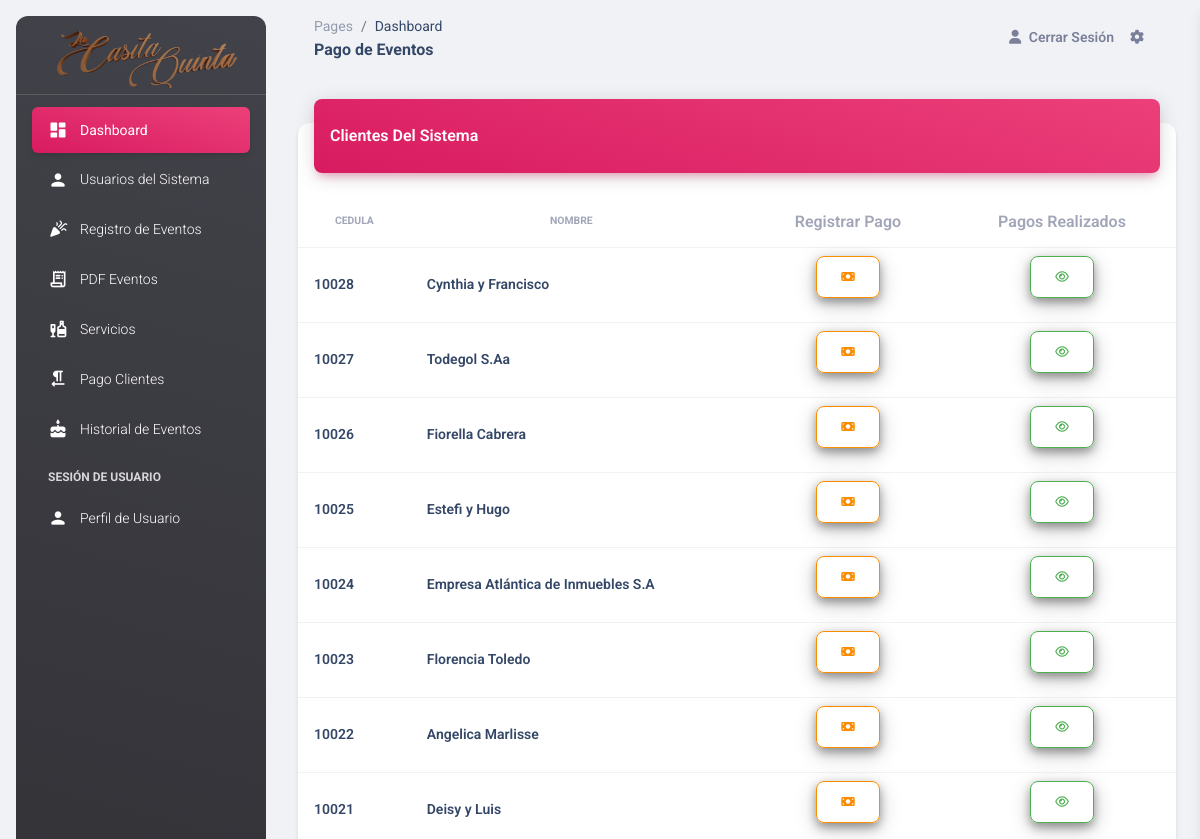
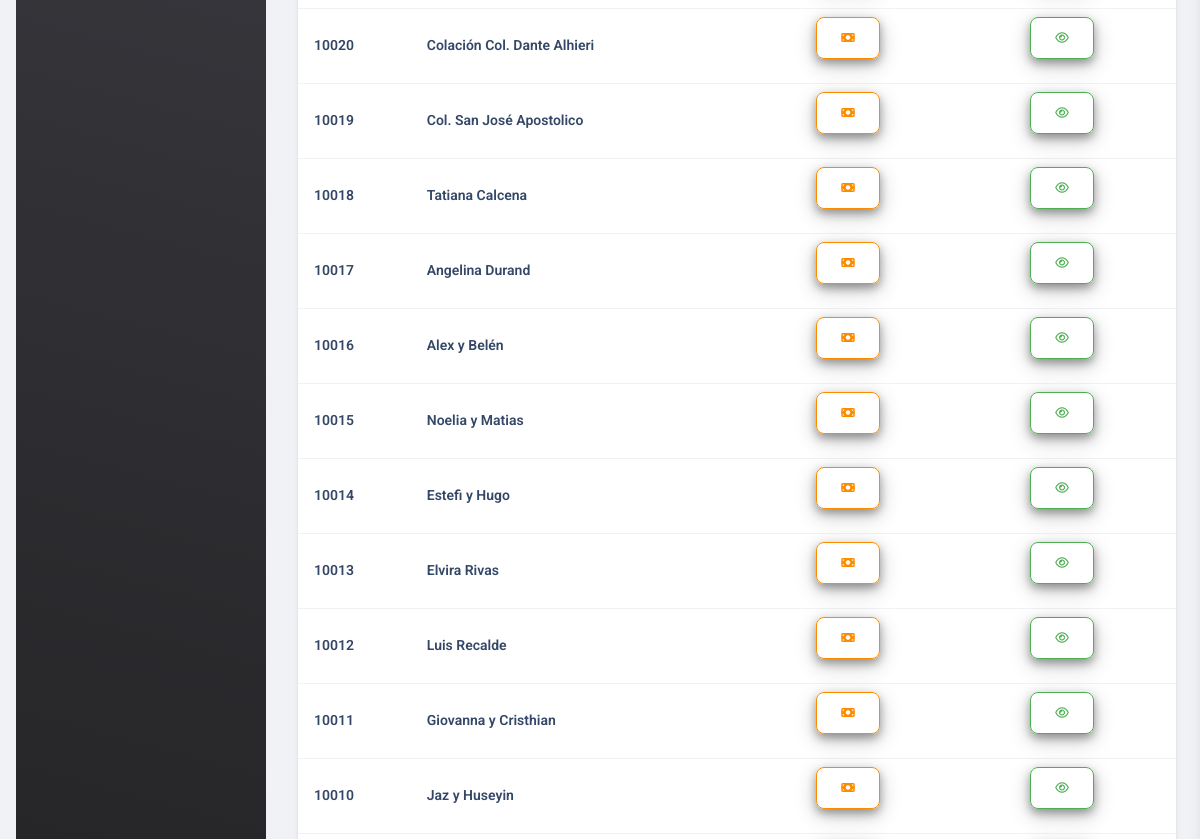
/Templates/pagoClientes.php (signed in, upper part), run on an earlier commit of the app's database (2 pictures, top to bottom).
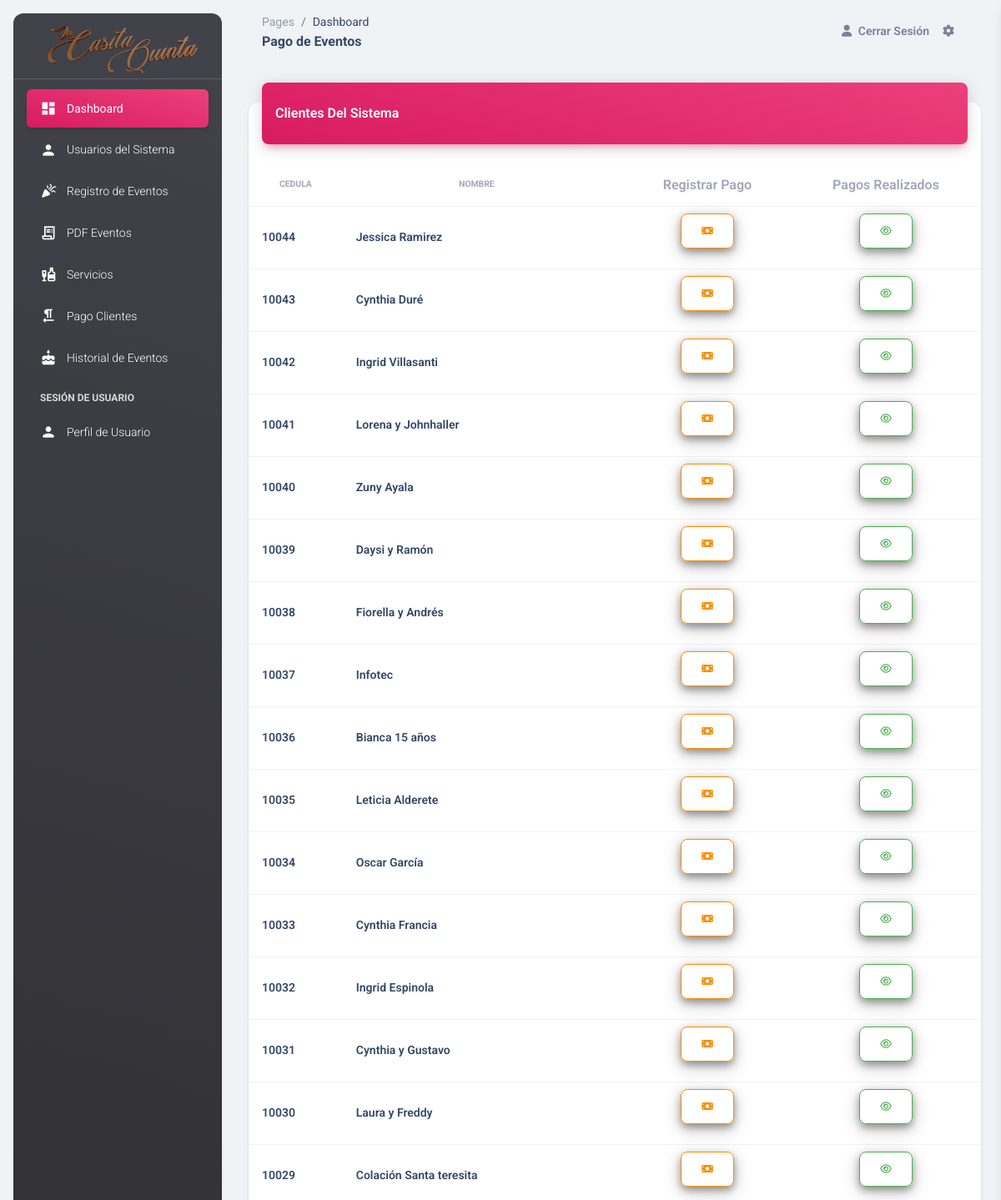
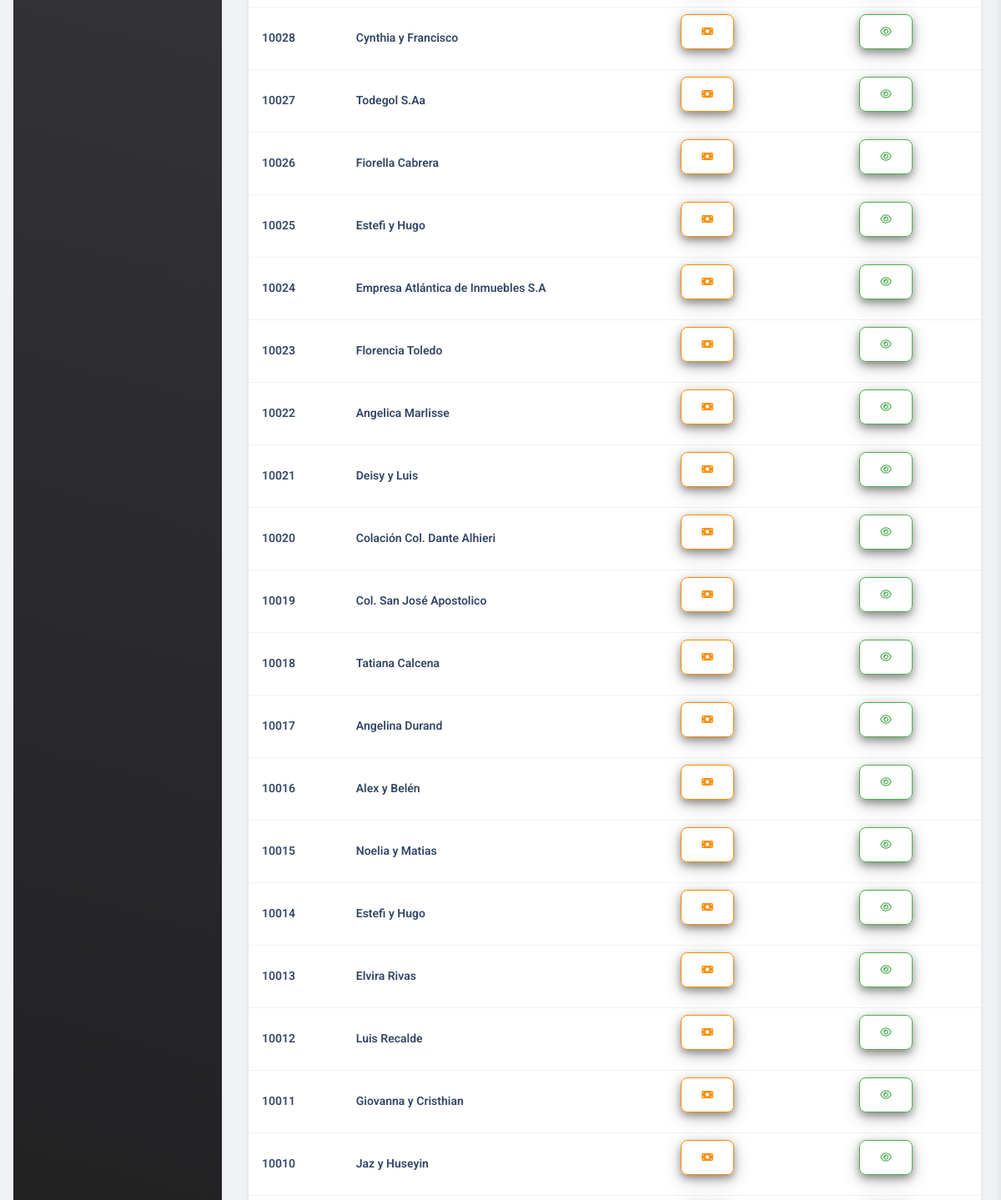
And on a later commit of the database (2 pictures, top to bottom).
### tables this page shows
CREATE TABLE `users` (
  `id` int(11) NOT NULL,
  `cedula` int(11) DEFAULT NULL,
  `nombre` varchar(50) NOT NULL,
  `usuario` varchar(20) DEFAULT NULL,
  `pass` varchar(250) DEFAULT NULL,
  `rol` int(11) NOT NULL,
  `created_at` timestamp NOT NULL DEFAULT current_timestamp(),
  `estatus` int(11) NOT NULL DEFAULT 1
);

### Templates/pagoClientes.php (the view, shortened to what this page needs)
<?php
require_once('../Models/conexion.php');
require_once('../Includes/header_admin.php');
?>
<body class="g-sidenav-show  bg-gray-200">
  <?php include_once('../Includes/nav_admin.php'); ?>
  <main class="main-content position-relative max-height-vh-100 h-100 border-radius-lg ">
    <nav class="navbar navbar-main navbar-expand-lg px-0 mx-4 shadow-none border-radius-xl" id="navbarBlur" data-scroll="true">
      <div class="container-fluid py-1 px-3">
        <nav aria-label="breadcrumb">
          <ol class="breadcrumb bg-transparent mb-0 pb-0 pt-1 px-0 me-sm-6 me-5">
            <li class="breadcrumb-item text-sm"><a class="opacity-5 text-dark" href="javascript:;">Pages</a></li>
            <li class="breadcrumb-item text-sm text-dark active" aria-current="page">Dashboard</li>
          </ol>
          <h6 class="font-weight-bolder mb-0">Pago de Eventos</h6>
        </nav>
        <div class="collapse navbar-collapse mt-sm-0 mt-2 me-md-0 me-sm-4" id="navbar">
          <ul class="navbar-nav  justify-content-end">
            <li class="nav-item d-flex align-items-center">
              <a href="../Templates/salir.php" class="nav-link text-body font-weight-bold px-0">
                <i class="fa fa-user me-sm-1"></i>
                <span class="d-sm-inline d-none">Cerrar Sesión</span>
              </a>
            </li>
            <li class="nav-item px-3 d-flex align-items-center">
              <a href="javascript:;" class="nav-link text-body p-0">
                <i class="fa fa-cog fixed-plugin-button-nav cursor-pointer"></i>
              </a>
            </li>
          </ul>
        </div>
      </div>
    </nav>
    <div class="container-fluid py-4">
      <div class="row">
        <div class="col-12">
          <div class="card my-4">
            <div class="card-header p-0 position-relative mt-n4 mx-3 z-index-2">
              <div class="bg-gradient-primary shadow-primary border-radius-lg pt-4 pb-3">
                <h6 class="text-white text-capitalize ps-3">Clientes del Sistema
              </div>
            </div>
            <div class="card-body px-0 pb-2">
              <div class="table-responsive p-0">
                <table class="table align-items-center mb-0 text-center" id="tabla_Usuario">
                  <thead>
                    <tr>
                      <th class="text-uppercase text-secondary text-xxs font-weight-bolder opacity-7">Cedula</th>
                      <th class="text-uppercase text-secondary text-xxs font-weight-bolder opacity-7 ps-2">Nombre</th>
                      <th class="text-secondary opacity-7">Registrar Pago</th>
                      <th class="text-secondary opacity-7">Pagos Realizados</th>
                    </tr>
                  </thead>
                  <tbody>
                  <?php
                        $sql = mysqli_query($conection," SELECT u.id,u.cedula,u.nombre
                        FROM users u  where u.rol = 0 AND u.estatus = 1 ORDER BY  u.id DESC");
                         $resultado = mysqli_num_rows($sql);
                         if($resultado > 0){
                            while ($data = mysqli_fetch_array($sql)){
                      ?>
                    <tr>
                      <td>
                        <div class="d-flex px-2 py-1">
                          <div class="d-flex flex-column justify-content-center">
                            <h6 class="mb-0 text-sm"><?php echo $data['cedula'];?></h6>
                          </div>
                        </div>
                      </td>
                      <td>
                        <div class="d-flex px-2 py-1">
                          <div class="d-flex flex-column justify-content-center">
                            <h6 class="mb-0 text-sm"><?php echo $data['nombre'];?></h6>
                          </div>
                        </div>
                      </td>
                          <td>
                             <a href="detalleClienteEventos.php?id=<?php echo $data['id']; ?>"class="btn btn-outline-warning"
                             style="box-shadow: 0 4px 8px 0 rgba(0, 0, 0, 0.3), 0 6px 20px  rgba(0, 0, 0, 0.25);"><i class="fa fa-money"></i></a>
                          </td>
                          <td>
                             <a href="pagosRealizados.php?id=<?php echo $data['id']; ?>"class="btn btn-outline-success"
                             style="box-shadow: 0 4px 8px 0 rgba(0, 0, 0, 0.3), 0 6px 20px  rgba(0, 0, 0, 0.25);"><i class="fa fa-eye"></i></a>
                          </td>
                    </tr>
                    <?php }
                } ?>
                  </tbody>
                </table>
              </div>
            </div>
          </div>
        </div>
      </div>
    </div>
  </main>
<?php include_once('../Includes/footer_admin.php') ?>

What changed in the data, as far as the page shows it:
added users: cedula "10044", nombre "Jessica Ramirez"
added users: cedula "10043", nombre "Cynthia Duré"
added users: cedula "10042", nombre "Ingrid Villasanti"
added users: cedula "10041", nombre "Lorena y Johnhaller"
added users: cedula "10040", nombre "Zuny Ayala"
added users: cedula "10039", nombre "Daysi y Ramón"
added users: cedula "10038", nombre "Fiorella y Andrés"
added users: cedula "10037", nombre "Infotec"
added users: cedula "10036", nombre "Bianca 15 años"
added users: cedula "10035", nombre "Leticia Alderete"
added users: cedula "10034", nombre "Oscar García"
added users: cedula "10033", nombre "Cynthia Francia"
added users: cedula "10032", nombre "Ingrid Espinola"
added users: cedula "10031", nombre "Cynthia y Gustavo"
added users: cedula "10030", nombre "Laura y Freddy"
added users: cedula "10029", nombre "Colación Santa teresita"
